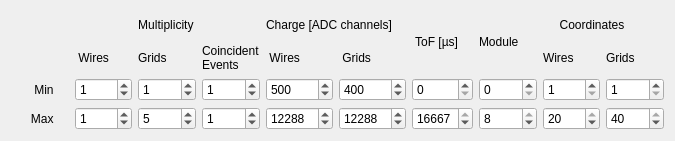
   <widget class="QWidget" name="gridLayoutWidget">
    <property name="geometry">
     <rect>
      <x>-20</x>
      <y>390</y>
      <width>675</width>
      <height>141</height>
     </rect>
    </property>
    <layout class="QGridLayout" name="gridLayout">
     <item row="5" column="8">
      <widget class="QSpinBox" name="wire_max">
       <property name="minimum">
        <number>1</number>
       </property>
       <property name="maximum">
        <number>20</number>
       </property>
       <property name="value">
        <number>20</number>
       </property>
      </widget>
     </item>
     <item row="1" column="8">
      <widget class="QLabel" name="label_21">
       <property name="font">
        <font>
         <weight>50</weight>
         <bold>false</bold>
        </font>
       </property>
       <property name="text">
        <string>Wires</string>
       </property>
      </widget>
     </item>
     <item row="5" column="6">
      <widget class="QSpinBox" name="ToF_max">
       <property name="maximum">
        <number>16667</number>
       </property>
       <property name="value">
        <number>16667</number>
       </property>
      </widget>
     </item>
     <item row="5" column="0">
      <widget class="QLabel" name="label_16">
       <property name="font">
        <font>
         <weight>50</weight>
         <bold>false</bold>
        </font>
       </property>
       <property name="text">
        <string>      Max</string>
       </property>
      </widget>
     </item>
     <item row="5" column="5">
      <widget class="QSpinBox" name="gADC_max">
       <property name="maximum">
        <number>100000</number>
       </property>
       <property name="value">
        <number>12288</number>
       </property>
      </widget>
     </item>
     <item row="3" column="0">
      <widget class="QLabel" name="label_15">
       <property name="font">
        <font>
         <weight>50</weight>
         <bold>false</bold>
        </font>
       </property>
       <property name="text">
        <string>       Min</string>
       </property>
      </widget>
     </item>
     <item row="3" column="7">
      <widget class="QSpinBox" name="module_min">
       <property name="maximum">
        <number>8</number>
       </property>
      </widget>
     </item>
     <item row="1" column="9">
      <widget class="QLabel" name="label_22">
       <property name="font">
        <font>
         <weight>50</weight>
         <bold>false</bold>
        </font>
       </property>
       <property name="text">
        <string>Grids</string>
       </property>
      </widget>
     </item>
     <item row="0" column="6" rowspan="2">
      <widget class="QLabel" name="label_12">
       <property name="font">
        <font>
         <weight>50</weight>
         <bold>false</bold>
        </font>
       </property>
       <property name="text">
        <string> ToF [µs]</string>
       </property>
      </widget>
     </item>
     <item row="1" column="1">
      <widget class="QLabel" name="label_13">
       <property name="font">
        <font>
         <weight>50</weight>
         <bold>false</bold>
        </font>
       </property>
       <property name="text">
        <string> Wires</string>
       </property>
      </widget>
     </item>
     <item row="5" column="7">
      <widget class="QSpinBox" name="module_max">
       <property name="maximum">
        <number>8</number>
       </property>
       <property name="value">
        <number>8</number>
       </property>
      </widget>
     </item>
     <item row="0" column="4" colspan="2">
      <widget class="QLabel" name="label_10">
       <property name="font">
        <font>
         <weight>50</weight>
         <bold>false</bold>
        </font>
       </property>
       <property name="text">
        <string>Charge [ADC channels]</string>
       </property>
      </widget>
     </item>
     <item row="3" column="9">
      <widget class="QSpinBox" name="grid_min">
       <property name="minimum">
        <number>1</number>
       </property>
       <property name="maximum">
        <number>80</number>
       </property>
       <property name="value">
        <number>1</number>
       </property>
      </widget>
     </item>
     <item row="3" column="4">
      <widget class="QSpinBox" name="wADC_min">
       <property name="maximum">
        <number>100000</number>
       </property>
       <property name="value">
        <number>500</number>
       </property>
      </widget>
     </item>
     <item row="3" column="1">
      <widget class="QSpinBox" name="wM_min">
       <property name="enabled">
        <bool>true</bool>
       </property>
       <property name="maximum">
        <number>140</number>
       </property>
       <property name="value">
        <number>1</number>
       </property>
      </widget>
     </item>
     <item row="0" column="1" colspan="3">
      <widget class="QLabel" name="label_6">
       <property name="font">
        <font>
         <weight>50</weight>
         <bold>false</bold>
        </font>
       </property>
       <property name="text">
        <string>                   Multiplicity</string>
       </property>
      </widget>
     </item>
     <item row="0" column="8" colspan="2">
      <widget class="QLabel" name="label_20">
       <property name="text">
        <string>     Coordinates</string>
       </property>
      </widget>
     </item>
     <item row="3" column="8">
      <widget class="QSpinBox" name="wire_min">
       <property name="minimum">
        <number>1</number>
       </property>
       <property name="maximum">
        <number>20</number>
       </property>
       <property name="value">
        <number>1</number>
       </property>
      </widget>
     </item>
     <item row="1" column="4">
      <widget class="QLabel" name="label_17">
       <property name="font">
        <font>
         <weight>50</weight>
         <bold>false</bold>
        </font>
       </property>
       <property name="text">
        <string> Wires</string>
       </property>
      </widget>
     </item>
     <item row="3" column="5">
      <widget class="QSpinBox" name="gADC_min">
       <property name="maximum">
        <number>100000</number>
       </property>
       <property name="value">
        <number>400</number>
       </property>
      </widget>
     </item>
     <item row="5" column="1">
      <widget class="QSpinBox" name="wM_max">
       <property name="maximum">
        <number>140</number>
       </property>
       <property name="value">
        <number>1</number>
       </property>
      </widget>
     </item>
     <item row="3" column="6">
      <widget class="QSpinBox" name="ToF_min">
       <property name="maximum">
        <number>16667</number>
       </property>
      </widget>
     </item>
     <item row="5" column="9">
      <widget class="QSpinBox" name="grid_max">
       <property name="minimum">
        <number>1</number>
       </property>
       <property name="maximum">
        <number>40</number>
       </property>
       <property name="value">
        <number>40</number>
       </property>
      </widget>
     </item>
     <item row="0" column="7" rowspan="2">
      <widget class="QLabel" name="label_11">
       <property name="text">
        <string>Module</string>
       </property>
      </widget>
     </item>
     <item row="5" column="4">
      <widget class="QSpinBox" name="wADC_max">
       <property name="maximum">
        <number>100000</number>
       </property>
       <property name="value">
        <number>12288</number>
       </property>
      </widget>
     </item>
     <item row="1" column="5">
      <widget class="QLabel" name="label_18">
       <property name="font">
        <font>
         <weight>50</weight>
         <bold>false</bold>
        </font>
       </property>
       <property name="text">
        <string> Grids</string>
       </property>
      </widget>
     </item>
     <item row="1" column="3">
      <widget class="QLabel" name="label_14">
       <property name="font">
        <font>
         <weight>50</weight>
         <bold>false</bold>
        </font>
       </property>
       <property name="text">
        <string>Coincident
Events</string>
       </property>
      </widget>
     </item>
     <item row="3" column="2">
      <widget class="QSpinBox" name="gM_min">
       <property name="maximum">
        <number>140</number>
       </property>
       <property name="value">
        <number>1</number>
       </property>
      </widget>
     </item>
     <item row="1" column="2">
      <widget class="QLabel" name="label_48">
       <property name="text">
        <string>Grids</string>
       </property>
      </widget>
     </item>
     <item row="5" column="2">
      <widget class="QSpinBox" name="gM_max">
       <property name="maximum">
        <number>140</number>
       </property>
       <property name="value">
        <number>5</number>
       </property>
      </widget>
     </item>
     <item row="3" column="3">
      <widget class="QSpinBox" name="ceM_min">
       <property name="enabled">
        <bool>true</bool>
       </property>
       <property name="maximum">
        <number>140</number>
       </property>
       <property name="value">
        <number>1</number>
       </property>
      </widget>
     </item>
     <item row="5" column="3">
      <widget class="QSpinBox" name="ceM_max">
       <property name="maximum">
        <number>140</number>
       </property>
       <property name="value">
        <number>1</number>
       </property>
      </widget>
     </item>
    </layout>
   </widget>
